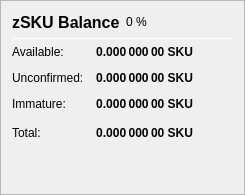
                   <widget class="QFrame" name="frame_ZerocoinBalances">
                    <property name="frameShape">
                     <enum>QFrame::StyledPanel</enum>
                    </property>
                    <property name="frameShadow">
                     <enum>QFrame::Raised</enum>
                    </property>
                    <layout class="QVBoxLayout" name="verticalLayout_7">
                     <item>
                      <layout class="QHBoxLayout" name="horizontalLayout_8" stretch="0,0,0">
                       <item>
                        <widget class="QLabel" name="label_5z_3">
                         <property name="minimumSize">
                          <size>
                           <width>0</width>
                           <height>20</height>
                          </size>
                         </property>
                         <property name="font">
                          <font>
                           <pointsize>12</pointsize>
                           <weight>75</weight>
                           <bold>true</bold>
                          </font>
                         </property>
                         <property name="text">
                          <string>zSKU Balance</string>
                         </property>
                        </widget>
                       </item>
                       <item>
                        <widget class="QLabel" name="labelzSKUPercent">
                         <property name="text">
                          <string notr="true">0 %</string>
                         </property>
                        </widget>
                       </item>
                       <item>
                        <spacer name="horizontalSpacer_11">
                         <property name="orientation">
                          <enum>Qt::Horizontal</enum>
                         </property>
                         <property name="sizeHint" stdset="0">
                          <size>
                           <width>40</width>
                           <height>20</height>
                          </size>
                         </property>
                        </spacer>
                       </item>
                      </layout>
                     </item>
                     <item>
                      <widget class="Line" name="line_ZerocoinBalance">
                       <property name="minimumSize">
                        <size>
                         <width>0</width>
                         <height>1</height>
                        </size>
                       </property>
                       <property name="maximumSize">
                        <size>
                         <width>16777215</width>
                         <height>1</height>
                        </size>
                       </property>
                       <property name="orientation">
                        <enum>Qt::Horizontal</enum>
                       </property>
                      </widget>
                     </item>
                     <item>
                      <layout class="QGridLayout" name="gridLayout_5">
                       <property name="spacing">
                        <number>12</number>
                       </property>
                       <item row="1" column="0">
                        <widget class="QLabel" name="labelzBalanceMatureText">
                         <property name="toolTip">
                          <string>Mature: more than 20 confirmation and more than 1 mint of the same denomination after it was minted.
These zSKU are spendable.</string>
                         </property>
                         <property name="text">
                          <string>Available:</string>
                         </property>
                        </widget>
                       </item>
                       <item row="1" column="1">
                        <widget class="QLabel" name="labelzBalanceMature">
                         <property name="font">
                          <font>
                           <weight>75</weight>
                           <bold>true</bold>
                          </font>
                         </property>
                         <property name="toolTip">
                          <string>Mature: more than 20 confirmation and more than 1 mint of the same denomination after it was minted.
These zSKU are spendable.</string>
                         </property>
                         <property name="text">
                          <string notr="true">0.000 000 00 SKU</string>
                         </property>
                         <property name="alignment">
                          <set>Qt::AlignRight|Qt::AlignTrailing|Qt::AlignVCenter</set>
                         </property>
                        </widget>
                       </item>
                       <item row="2" column="0">
                        <widget class="QLabel" name="labelzBalanceUnconfirmedText">
                         <property name="toolTip">
                          <string>Unconfirmed: less than 20 confirmations
Immature: confirmed, but less than 1 mint of the same denomination after it was minted</string>
                         </property>
                         <property name="text">
                          <string>Unconfirmed:</string>
                         </property>
                        </widget>
                       </item>
                       <item row="2" column="1">
                        <widget class="QLabel" name="labelzBalanceUnconfirmed">
                         <property name="font">
                          <font>
                           <weight>75</weight>
                           <bold>true</bold>
                          </font>
                         </property>
                         <property name="toolTip">
                          <string>Unconfirmed: less than 20 confirmations
Immature: confirmed, but less than 1 mint of the same denomination after it was minted</string>
                         </property>
                         <property name="text">
                          <string notr="true">0.000 000 00 SKU</string>
                         </property>
                         <property name="alignment">
                          <set>Qt::AlignRight|Qt::AlignTrailing|Qt::AlignVCenter</set>
                         </property>
                        </widget>
                       </item>
                       <item row="3" column="0">
                        <widget class="QLabel" name="labelzBalanceImmatureText">
                         <property name="toolTip">
                          <string>Unconfirmed: less than 20 confirmations
Immature: confirmed, but less than 1 mint of the same denomination after it was minted</string>
                         </property>
                         <property name="text">
                          <string>Immature:</string>
                         </property>
                        </widget>
                       </item>
                       <item row="3" column="1">
                        <widget class="QLabel" name="labelzBalanceImmature">
                         <property name="font">
                          <font>
                           <weight>75</weight>
                           <bold>true</bold>
                          </font>
                         </property>
                         <property name="toolTip">
                          <string>Unconfirmed: less than 20 confirmations
Immature: confirmed, but less than 1 mint of the same denomination after it was minted</string>
                         </property>
                         <property name="text">
                          <string notr="true">0.000 000 00 SKU</string>
                         </property>
                         <property name="alignment">
                          <set>Qt::AlignRight|Qt::AlignTrailing|Qt::AlignVCenter</set>
                         </property>
                        </widget>
                       </item>
                       <item row="4" column="0">
                        <widget class="QLabel" name="labelzBalanceText">
                         <property name="toolTip">
                          <string>Your current zSKU balance, unconfirmed and immature zSKU included.</string>
                         </property>
                         <property name="text">
                          <string>Total:</string>
                         </property>
                        </widget>
                       </item>
                       <item row="4" column="1">
                        <widget class="QLabel" name="labelzBalance">
                         <property name="font">
                          <font>
                           <weight>75</weight>
                           <bold>true</bold>
                          </font>
                         </property>
                         <property name="cursor">
                          <cursorShape>IBeamCursor</cursorShape>
                         </property>
                         <property name="toolTip">
                          <string>Your current zSKU balance, unconfirmed and immature zSKU included.</string>
                         </property>
                         <property name="text">
                          <string notr="true">0.000 000 00 SKU</string>
                         </property>
                         <property name="alignment">
                          <set>Qt::AlignRight|Qt::AlignTrailing|Qt::AlignVCenter</set>
                         </property>
                         <property name="textInteractionFlags">
                          <set>Qt::LinksAccessibleByMouse|Qt::TextSelectableByKeyboard|Qt::TextSelectableByMouse</set>
                         </property>
                        </widget>
                       </item>
                       <item row="4" column="2">
                        <spacer name="horizontalSpacer_4">
                         <property name="orientation">
                          <enum>Qt::Horizontal</enum>
                         </property>
                         <property name="sizeHint" stdset="0">
                          <size>
                           <width>40</width>
                           <height>20</height>
                          </size>
                         </property>
                        </spacer>
                       </item>
                      </layout>
                     </item>
                     <item>
                      <spacer name="verticalSpacer_4">
                       <property name="orientation">
                        <enum>Qt::Vertical</enum>
                       </property>
                       <property name="sizeHint" stdset="0">
                        <size>
                         <width>20</width>
                         <height>40</height>
                        </size>
                       </property>
                      </spacer>
                     </item>
                    </layout>
                   </widget>
